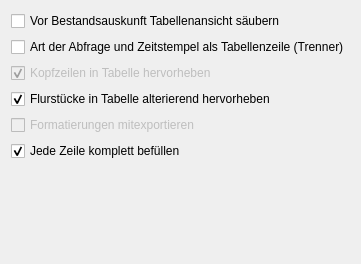
           <widget class="QWidget" name="tab_13">
            <attribute name="title">
             <string>Tabelle</string>
            </attribute>
            <layout class="QVBoxLayout" name="verticalLayout_12">
             <item>
              <widget class="QCheckBox" name="cb_clean_tab">
               <property name="text">
                <string>Vor Bestandsauskunft Tabellenansicht säubern</string>
               </property>
              </widget>
             </item>
             <item>
              <widget class="QCheckBox" name="cb_query_headline">
               <property name="text">
                <string>Art der Abfrage und Zeitstempel als Tabellenzeile (Trenner)</string>
               </property>
              </widget>
             </item>
             <item>
              <widget class="QCheckBox" name="cb_highlight_headline">
               <property name="enabled">
                <bool>false</bool>
               </property>
               <property name="text">
                <string>Kopfzeilen in Tabelle hervorheben</string>
               </property>
               <property name="checked">
                <bool>true</bool>
               </property>
              </widget>
             </item>
             <item>
              <widget class="QCheckBox" name="cb_alter_colors">
               <property name="text">
                <string>Flurstücke in Tabelle alterierend hervorheben</string>
               </property>
               <property name="checked">
                <bool>true</bool>
               </property>
              </widget>
             </item>
             <item>
              <widget class="QCheckBox" name="cb_export_formatting">
               <property name="enabled">
                <bool>false</bool>
               </property>
               <property name="text">
                <string>Formatierungen mitexportieren</string>
               </property>
              </widget>
             </item>
             <item>
              <widget class="QCheckBox" name="cb_fill_each_line">
               <property name="text">
                <string>Jede Zeile komplett befüllen</string>
               </property>
               <property name="checked">
                <bool>true</bool>
               </property>
              </widget>
             </item>
             <item>
              <spacer name="verticalSpacer_8">
               <property name="orientation">
                <enum>Qt::Vertical</enum>
               </property>
               <property name="sizeHint" stdset="0">
                <size>
                 <width>20</width>
                 <height>92</height>
                </size>
               </property>
              </spacer>
             </item>
            </layout>
           </widget>
